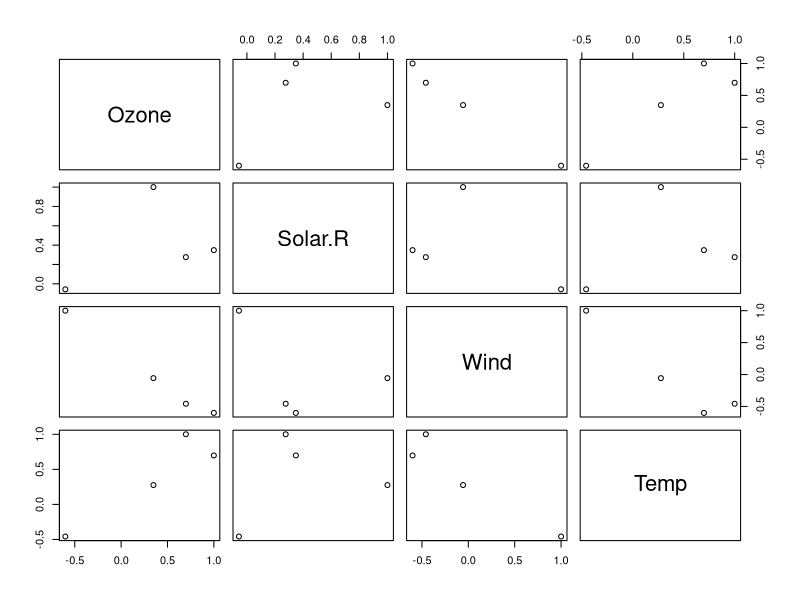

Generate this figure with R:
# part3
# Chapter1. Correlation

# Loda data
data('airquality')
str(airquality)

# Create air data
air = airquality[,c(1:4)]
str(air)

# Pearson Correlation
cor(air, use = "pairwise.complete.obs", method = 'pearson')

# Kendal Correaltion
cor(air, use = "pairwise.complete.obs", method = 'kendall')

# Spearman Correlation
cor(air, use = 'pairwise.complete.obs', method = 'spearman')

# Correlation Matrix
air_cor = cor(air, use = 'pairwise.complete.obs')
air_cor

# Visualize with plot
pairs(air_cor)

# Correlation test
cor.test(air$Ozone, air$Wind, method = 'pearson')
